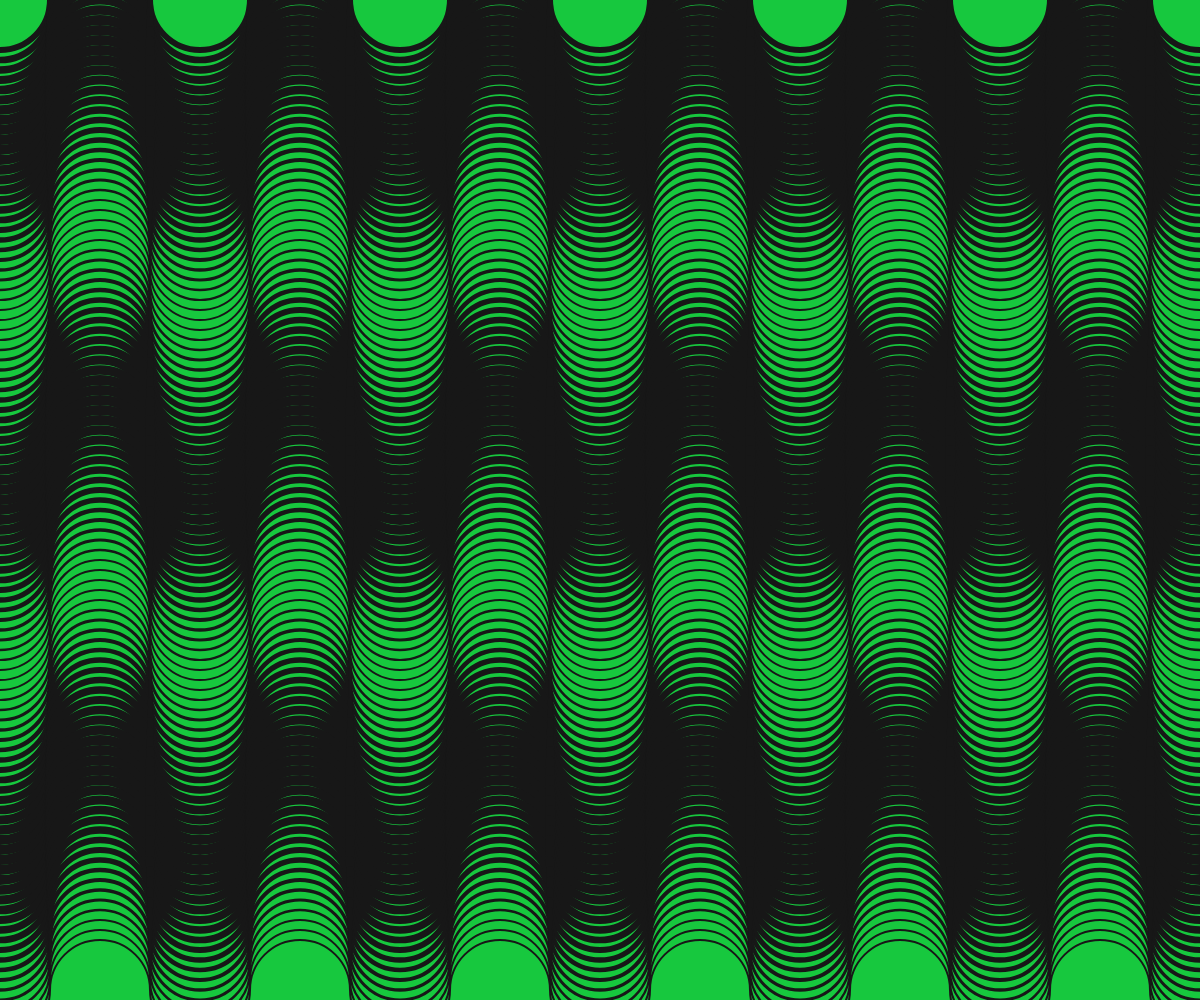
Frame 1 (no input)
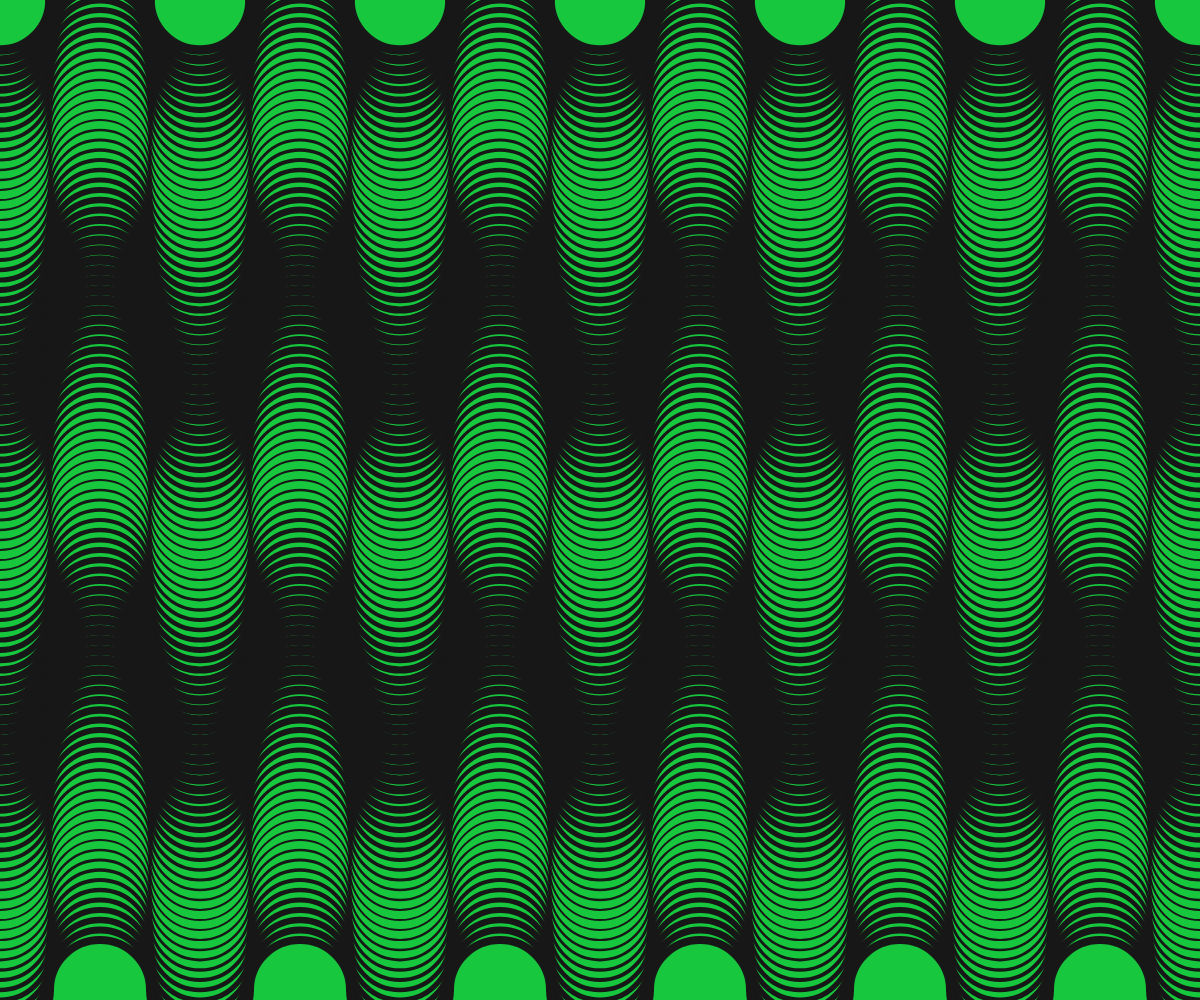
Frame 60 (no input)
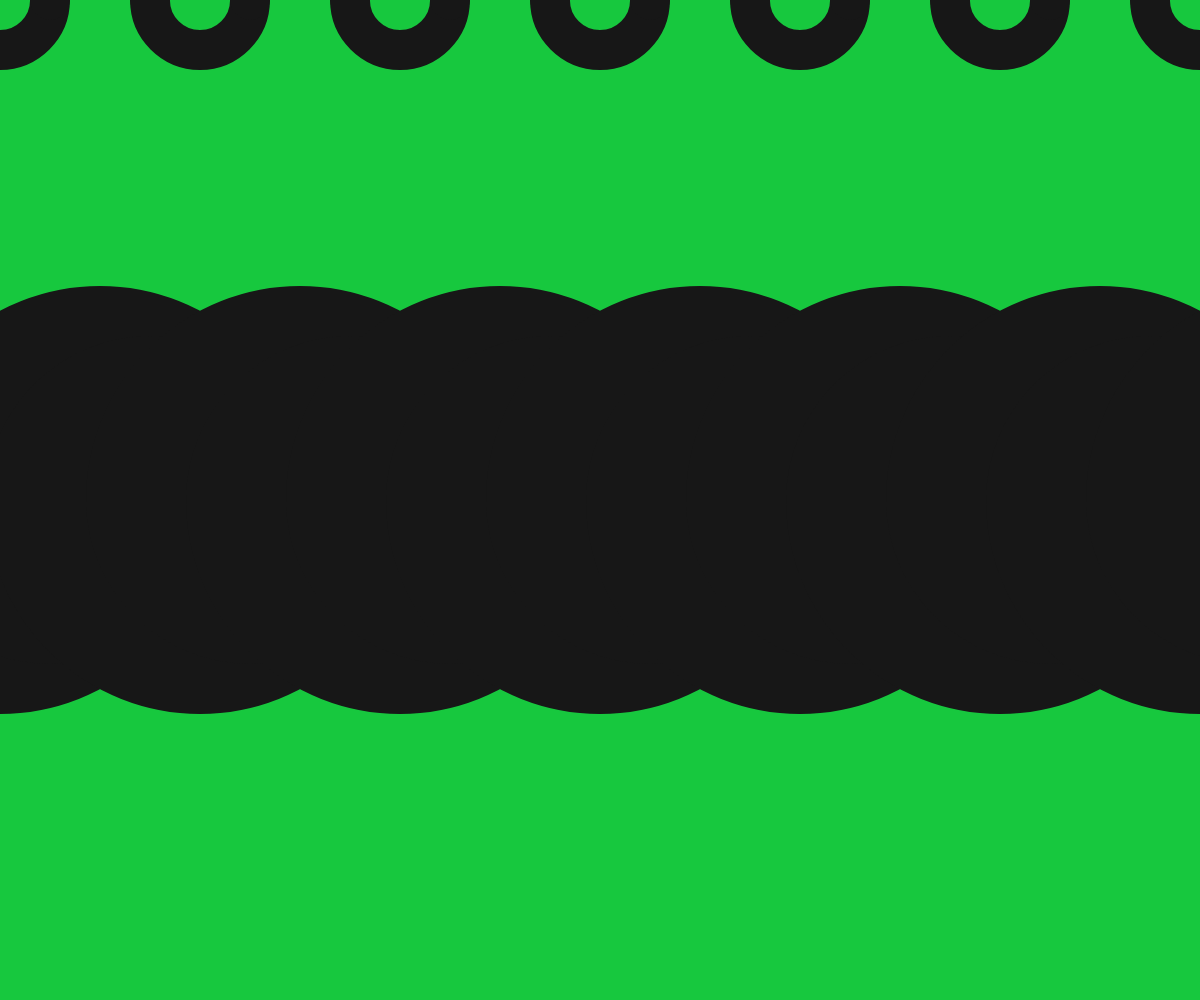
Frame 120 (the mouse pressed at the canvas centre since frame 60)

The p5.js sketch that drew these frames (run headless with seeded random() and noise() and a simulated clock; from frame 60 on, the mouse is pressed at the canvas centre):

// p5.js sketch
// ── sketch.js

//genera algo copado ahora con el mouse

let yStep=10;
let sw;
let arcSize=200;
let alpha = 0
function setup() {
  const canv =  createCanvas(windowWidth, windowHeight);
  canv.style('display', 'block');
}

function draw() {
  background(23,200,62);
  strokeWeight(66);
  stroke(23);
  noFill();

  contsrainedMouseX=constrain(mouseX, 10, windowWidth)
  contsrainedMouseY=constrain(mouseY, 10, windowHeight)

  yStep=contsrainedMouseY

  for (let x = 0; x < windowWidth + arcSize; x+=arcSize) { 
    for (let y = 0; y < windowHeight; y+=yStep ) {

      sw= map(sin(radians(y + alpha )), -1, 1, 2, yStep)

      strokeWeight(sw)
      arc(x, y, arcSize/2, arcSize/2, 0, PI) ;
      arc(x + arcSize/2, y, arcSize/2, arcSize/2, PI, TWO_PI) ;
      
    }
    
  }

  alpha++

  alpha++
  
  
  
  
}

function windowResized() {
  resizeCanvas(windowWidth, windowHeight);
}
